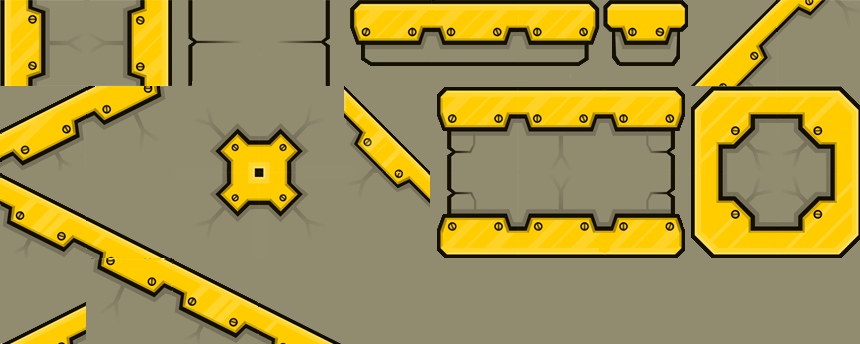

A level layout from a 2D game, rendered from its tile map. Below: a short description, then the map file with its tile-grid data intact:
An orthogonal 10x4 tile map with 86x86 px tiles, 2 tile layers (back, front) and 2 objects.

<map version="1.0" orientation="orthogonal" renderorder="right-down" width="10" height="4" tilewidth="86" tileheight="86" nextobjectid="1">
 <tileset firstgid="1" name="little_tileset" tilewidth="86" tileheight="86" tilecount="33" columns="11">
  <image source="little_tileset.png" width="946" height="258" />
  <tile id="1">
   <objectgroup draworder="index">
    <object id="1" x="2" y="-1" width="27" height="86" />
   </objectgroup>
  </tile>
  <tile id="2">
   <objectgroup draworder="index">
    <object id="1" x="55" y="4" width="25" height="78" />
   </objectgroup>
  </tile>
 </tileset>
 <layer name="back" width="10" height="4">
  <data>
   <tile gid="2" />
   <tile gid="3" />
   <tile gid="1" />
   <tile gid="1" />
   <tile gid="1" />
   <tile gid="1" />
   <tile gid="1" />
   <tile gid="1" />
   <tile gid="1" />
   <tile gid="1" />
   <tile gid="1" />
   <tile gid="1" />
   <tile gid="1" />
   <tile gid="1" />
   <tile gid="1" />
   <tile gid="1" />
   <tile gid="1" />
   <tile gid="1" />
   <tile gid="1" />
   <tile gid="1" />
   <tile gid="1" />
   <tile gid="1" />
   <tile gid="1" />
   <tile gid="1" />
   <tile gid="1" />
   <tile gid="1" />
   <tile gid="1" />
   <tile gid="1" />
   <tile gid="1" />
   <tile gid="1" />
   <tile gid="1" />
   <tile gid="1" />
   <tile gid="1" />
   <tile gid="1" />
   <tile gid="1" />
   <tile gid="1" />
   <tile gid="1" />
   <tile gid="1" />
   <tile gid="1" />
   <tile gid="1" />
  </data>
 </layer>
 <layer name="front" width="10" height="4">
  <data>
   <tile gid="2" />
   <tile gid="3" />
   <tile gid="4" />
   <tile gid="5" />
   <tile gid="6" />
   <tile gid="7" />
   <tile gid="8" />
   <tile gid="9" />
   <tile gid="10" />
   <tile gid="11" />
   <tile gid="13" />
   <tile gid="14" />
   <tile gid="15" />
   <tile gid="16" />
   <tile gid="17" />
   <tile gid="18" />
   <tile gid="19" />
   <tile gid="20" />
   <tile gid="21" />
   <tile gid="22" />
   <tile gid="24" />
   <tile gid="25" />
   <tile gid="26" />
   <tile gid="27" />
   <tile gid="28" />
   <tile gid="29" />
   <tile gid="30" />
   <tile gid="31" />
   <tile gid="32" />
   <tile gid="33" />
   <tile gid="12" />
   <tile gid="23" />
   <tile gid="24" />
   <tile gid="25" />
   <tile gid="0" />
   <tile gid="0" />
   <tile gid="0" />
   <tile gid="0" />
   <tile gid="0" />
   <tile gid="0" />
  </data>
 </layer>
</map>
